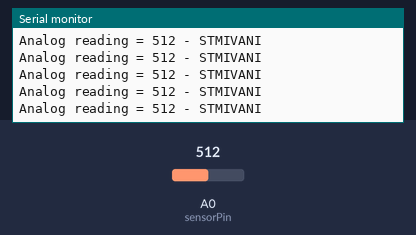
Bench run of a sketch on a simulated ESP8266 (Wemos D1 mini). On the bench: the last lines printed to the serial monitor. The test bench sets the inputs (shaded band); at power-on: A0 (sensorPin) = 512. WiFi joins after 1.5 s; servers stay silent unless stated.

Above: at 2.7 s.
2.8 s: A0 (sensorPin) set to 490
At 3.7 s:
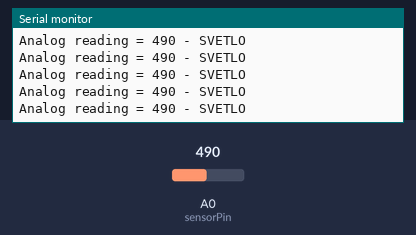
4.7 s: A0 (sensorPin) set to 510
At 5.3 s:
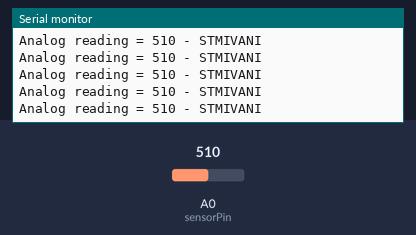
7.7 s: A0 (sensorPin) set to 306
At 8.6 s:
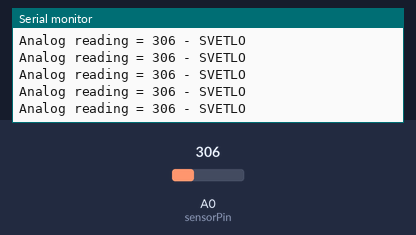
10.7 s: A0 (sensorPin) set to 511
At 11.7 s:
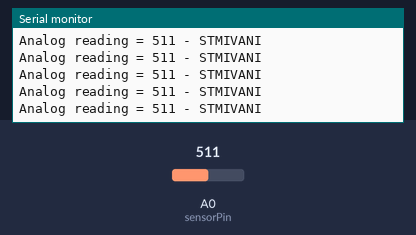
13.7 s: A0 (sensorPin) set to 810
At 14.3 s:
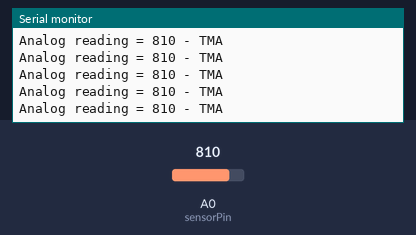
15.6 s: A0 (sensorPin) set to 122
At 16.1 s:
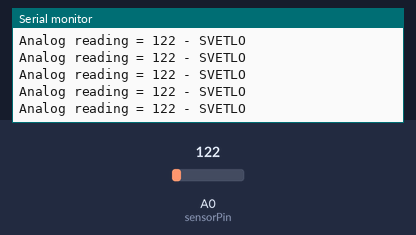
Timing chart, 0 to 18.6 s (numbered marks = the images above; inputs shaded):
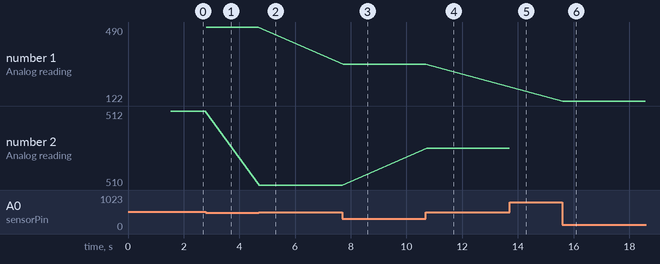

The sketch:

WeMosD1_Web_PhotoCell.ino
```cpp
#include <ESP8266WiFi.h>


// Nazev Wi-Fi site, do ktere se mam pripojit
const char* ssid = "CellarstoneDevicesWifi";

// Heslo Wi-Fi site, do ktere se mam pripojit
const char* password = "Cllrs123IoT456";


// Webovy server pobezi na portu 80 (HTTP komunikace)
WiFiServer server(80);

int sensorPin = A0; // relay turns trigger signal - active high;
int sensorValue = 0;


void setup() {
	// Nastartuj seriovou linku, do ktere budu vypisovat provozni informace
	Serial.begin(9600);


	// Nastav pin D1 na zapis a nastav nizkou hodnotu (LED dioda nesviti)
	pinMode(sensorPin, INPUT);


	// Pripojeni k Wi-Fi
	Serial.println();
	Serial.print("Pripojuji k ");
	Serial.println(ssid);
	WiFi.begin(ssid, password);

	// Dokud nejsem pripojeny k Wi-Fi,zapisuj do seriove linky tecky progressbaru
	while (WiFi.status() != WL_CONNECTED) {
		delay(100);
		Serial.print(".");
	}

	// Jsem pripojeny k Wi-Fi a mohu pokracovat
	Serial.println();
	Serial.println("WiFi pripojena!");

	// Spusteni serveru
	server.begin();
	Serial.println("Server spusten");

	// Napis IP adresu, kterou mikropocitac dostal
	Serial.print("Pouzij k pripojeni tuto adresu: ");
	Serial.print("http://");
	Serial.println(WiFi.localIP());


}

// Smycka loop se opakuje stale dokola
void loop() {

	sensorValue = analogRead(sensorPin);
	Serial.print("Analog reading = ");
	Serial.print(sensorValue);     // the raw analog reading
	String text = "";

	// We'll have a few threshholds, qualitatively determined
	if (sensorValue <= 0) {
		text = "???";
		Serial.println(" - " + text);
	}
	else if (sensorValue > 0 && sensorValue <= 100) {
		text = "DENNI SVETLO";
		Serial.println(" - " + text);
	}
	else if (sensorValue > 100 && sensorValue <= 500) {
		text = "SVETLO";
		Serial.println(" - " + text);
	}
	else if (sensorValue > 500 && sensorValue <= 800) {
		text = "STMIVANI";
		Serial.println(" - " + text);
	}
	else if(sensorValue > 800) {
		text = "TMA";
		Serial.println(" - " + text);
	}


	// Cekej, dokud se nepripoji nejaky klient
	WiFiClient client = server.available();
	if (!client) {
		return;
	}

	// Cekej, dokud klient neposle nejaka data
	Serial.println("Novy klient!");
	while (!client.available()) {
		delay(1);
	}

	// Precti a vypis prvni radek od klienta s URL dotazem
	String request = client.readStringUntil('\r');
	Serial.println(request);
	client.flush();


	// Posli pripojenemu klientu HTML kod stranky s tlacitky
	client.println("HTTP/1.1 200 OK");
	client.println("Content-Type: text/html");
	client.println("");
	client.println("<!DOCTYPE html>");
	client.println("<html><body>");
	client.print("<h1>Senzor intenzity svetla</h2>");


	// TEXT --------------------------------------------
	client.print("<div>");
	client.print(sensorValue);
	client.print("</div>");
	client.println("<div>" + text + "</div>");
	// -------------------------------------------------


	client.println("</body></html>");

	// To je vse, ted jeste 1 ms pockam a cela smycka se muze zopakovat
	delay(1);
	Serial.println("Klient odpojen");
	Serial.println("");
}
```

Measured:
- after the input at 2.8 s, the serial monitor: prints a new line at once (image 1)
- after the input at 4.7 s, the serial monitor: prints a new line at once (image 2)
- after the input at 7.7 s, the serial monitor: prints a new line at once (image 3)
- after the input at 10.7 s, the serial monitor: prints a new line at once (image 4)
- after the input at 13.7 s, the serial monitor: prints a new line at once (image 5)
- after the input at 15.6 s, the serial monitor: prints a new line at once (image 6)
- plotted number 1: 490 → 306 after the input at 7.7 s, 306 → 122 after the input at 15.6 s
- plotted number 2: 512 → 510 after the input at 4.7 s, 510 → 511 after the input at 10.7 s
